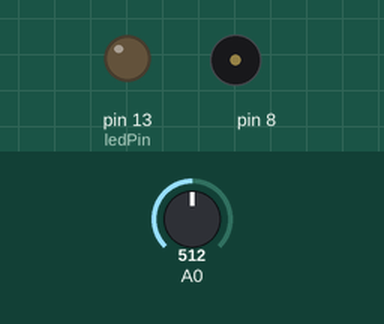
Simulated run of this sketch. Board: Arduino Uno, built with avr-gcc and run on an emulated ATmega328P. Parts: output pins drawn as LEDs (lit = HIGH), buzzer (waves = sounding). The test bench sets the inputs (shaded band); at power-on: A0 = 512.

Above: at 0.1 s.
At 5.1 s:
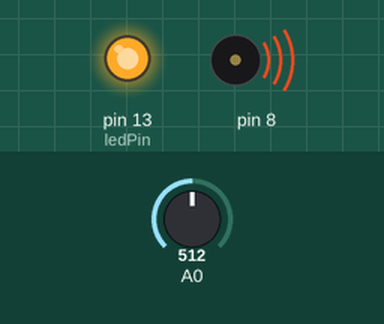
Timing chart, 0 to 6.6 s (numbered marks = the images above):
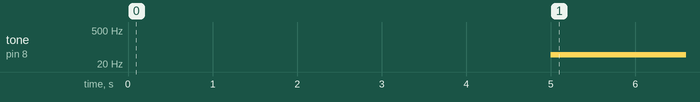

Measured:
- by itself, tone on pin 8: silent → 49 Hz at 5.0 s

The sketch:

sketch_jun17c.ino
```cpp
int sensorValue;
int sensorLow = 1023;
int sensorHigh = 0;

const int ledPin = 13;

void setup() {

  pinMode(ledPin, OUTPUT);
  digitalWrite(ledPin, LOW);

  while ( millis() < 5000){
    sensorValue = analogRead(A0);

    if (sensorValue > sensorHigh)
      sensorHigh = sensorValue;

    if (sensorValue < sensorLow)
      sensorLow = sensorValue;
  }

  digitalWrite(ledPin, HIGH);

}

void loop() {

  sensorValue = analogRead(A0);
  int pitch = map (sensorValue,sensorLow,sensorHigh,50,4000);
  tone(8,pitch,20);
  delay(10);

}
```
